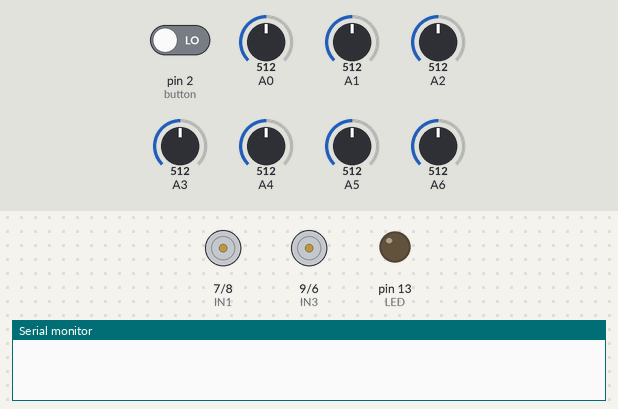
A sketch run on a simulated Arduino Uno, built with avr-gcc and run on an emulated ATmega328P. Shown: motor-driver pin pairs drawn as motors (green arrow = first pin HIGH = forward, orange = second pin HIGH = backward, longer = more drive, scaled by the enable pin), output pins drawn as LEDs (lit = HIGH), the last lines printed to the serial monitor. The test bench sets the inputs (shaded band); at power-on: pin 2 (button) LOW, A0 = 512, A1 = 512, A2 = 512, A3 = 512, A4 = 512, A5 = 512, A6 = 512.

Above: at 0.1 s.
At 1.1 s:
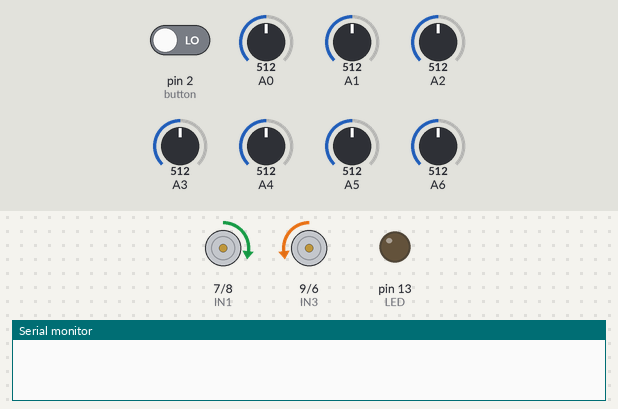
At 10.0 s:
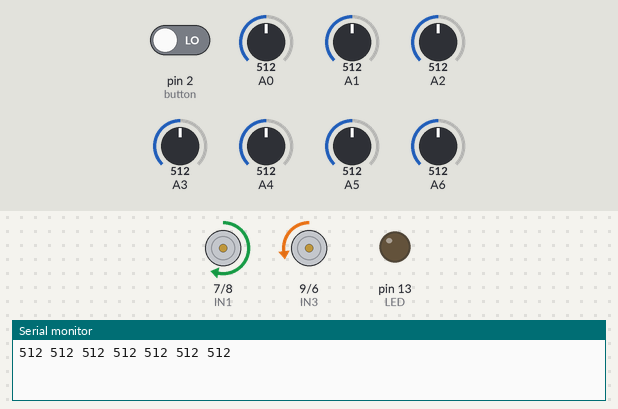
Timing chart, 0 to 11.5 s (numbered marks = the images above):
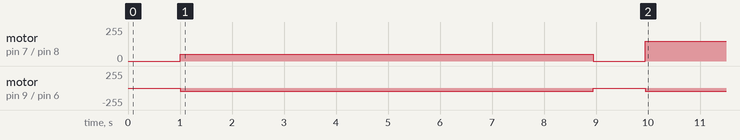

Measured:
- by itself, motor on pin 7 (IN1) / pin 8 (IN2): stopped → forward 50/255 at 1.0 s, → stopped 7.9 s later, → forward 150/255 1.0 s later
- by itself, motor on pin 9 (IN3) / pin 6 (IN4): stopped → backward 50/255 at 1.0 s, → stopped 7.9 s later, → backward 50/255 1.0 s later

The sketch:

Line_follower_code.ino
```cpp
//--------Pin definitions for the L298P Motor Driver----
#define IN1 7    // Motor A direction pin 1
#define IN2 8     // Motor A direction pin 2
#define IN3 9     // Motor B direction pin 1
#define IN4 6     // Motor B direction pin 2
#define ENA 10     // Motor A speed (PWM)
#define ENB 11    // Motor B speed (PWM)
//-----------------------------------------------------

//--------Enter Line Details here---------
bool isBlackLine = true;             // Keep true for black line. Set false for white line
unsigned int lineThickness = 15;     // Line thickness in mm (10 to 35)
unsigned int numSensors = 5;         // Use 5 or 7 sensors
//-----------------------------------------

int P, D, I, previousError, PIDvalue;
double error;
int lsp, rsp;
int lfSpeed = 150;
int currentSpeed = 30;
int sensorWeight[7] = { 4, 2, 1, 0, -1, -2, -4 };
int activeSensors;
float Kp = 0.08;
float Kd = 0.15;
float Ki = 0;

int onLine = 1;
int minValues[7], maxValues[7], threshold[7], sensorValue[7], sensorArray[7];

void setup() {
  Serial.begin(9600);

  // Motor control pins
  pinMode(IN1, OUTPUT);
  pinMode(IN2, OUTPUT);
  pinMode(IN3, OUTPUT);
  pinMode(IN4, OUTPUT);
  pinMode(ENA, OUTPUT);
  pinMode(ENB, OUTPUT);

  // Pushbuttons & LED
  pinMode(11, INPUT_PULLUP);  // Pushbutton
  pinMode(12, INPUT_PULLUP);  // Pushbutton
  pinMode(13, OUTPUT);        // LED

  // Adjust weights for 5 sensors
  lineThickness = constrain(lineThickness, 10, 35);
  if (numSensors == 5) {
    sensorWeight[1] = 4;
    sensorWeight[5] = -4;
  }
}

void loop() {
  while (digitalRead(1)) {}  // Wait for button press
  delay(1000);
  calibrate();
  while (digitalRead(2)) {}  // Wait for another button press
  delay(1000);

  while (true) {
    readLine();
    if (currentSpeed < lfSpeed) currentSpeed++;

    if (onLine) {
      linefollow();
      digitalWrite(13, HIGH);
    } else {
      digitalWrite(13, LOW);
      if (error > 0) {
        motor1run(-50);
        motor2run(lfSpeed);
      } else {
        motor1run(lfSpeed);
        motor2run(-50);
      }
    }
  }
}

void linefollow() {
  error = 0;
  activeSensors = 0;

  int startIdx = (numSensors == 5) ? 1 : 0;
  int endIdx = (numSensors == 5) ? 6 : 7;

  for (int i = startIdx; i < endIdx; i++) {
    error += sensorWeight[i] * sensorArray[i] * sensorValue[i];
    activeSensors += sensorArray[i];
  }

  if (activeSensors > 0) {
    error = error / activeSensors;
  }

  P = error;
  I += error;
  D = error - previousError;
  PIDvalue = (Kp * P) + (Ki * I) + (Kd * D);
  previousError = error;

  lsp = currentSpeed - PIDvalue;
  rsp = currentSpeed + PIDvalue;

  lsp = constrain(lsp, 0, 255);
  rsp = constrain(rsp, 0, 255);

  motor1run(lsp);
  motor2run(rsp);
}

void calibrate() {
  for (int i = 0; i < 7; i++) {
    minValues[i] = analogRead(i);
    maxValues[i] = analogRead(i);
  }

  for (int i = 0; i < 10000; i++) {
    motor1run(50);
    motor2run(-50);

    for (int j = 0; j < 7; j++) {
      int val = analogRead(j);
      minValues[j] = min(minValues[j], val);
      maxValues[j] = max(maxValues[j], val);
    }
  }

  for (int i = 0; i < 7; i++) {
    threshold[i] = (minValues[i] + maxValues[i]) / 2;
    Serial.print(threshold[i]);
    Serial.print(" ");
  }
  Serial.println();

  motor1run(0);
  motor2run(0);
}

void readLine() {
  onLine = 0;
  int startIdx = (numSensors == 5) ? 1 : 0;
  int endIdx = (numSensors == 5) ? 6 : 7;

  for (int i = startIdx; i < endIdx; i++) {
    int raw = analogRead(i);
    sensorValue[i] = isBlackLine ? map(raw, minValues[i], maxValues[i], 0, 1000)
                                 : map(raw, minValues[i], maxValues[i], 1000, 0);
    sensorValue[i] = constrain(sensorValue[i], 0, 1000);
    sensorArray[i] = sensorValue[i] > 500;

    if ((isBlackLine && sensorArray[i]) || (!isBlackLine && !sensorValue[i])) {
      onLine = 1;
    }
  }
}

void motor1run(int motorSpeed) {
  motorSpeed = constrain(motorSpeed, -255, 255);
  if (motorSpeed > 0) {
    digitalWrite(IN1, HIGH);
    digitalWrite(IN2, LOW);
    analogWrite(ENA, motorSpeed);
  } else if (motorSpeed < 0) {
    digitalWrite(IN1, LOW);
    digitalWrite(IN2, HIGH);
    analogWrite(ENA, abs(motorSpeed));
  } else {
    digitalWrite(IN1, LOW);
    digitalWrite(IN2, LOW);
    analogWrite(ENA, 0);
  }
}

void motor2run(int motorSpeed) {
  motorSpeed = constrain(motorSpeed, -255, 255);
  if (motorSpeed > 0) {
    digitalWrite(IN3, HIGH);
    digitalWrite(IN4, LOW);
    analogWrite(ENB, motorSpeed);
  } else if (motorSpeed < 0) {
    digitalWrite(IN3, LOW);
    digitalWrite(IN4, HIGH);
    analogWrite(ENB, abs(motorSpeed));
  } else {
    digitalWrite(IN3, LOW);
    digitalWrite(IN4, LOW);
    analogWrite(ENB, 0);
  }
}
```
